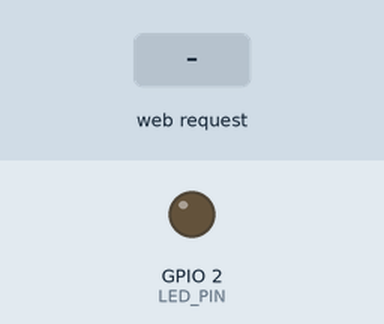
This sketch was run on a simulated ESP32. On the bench: output pins drawn as LEDs (lit = HIGH). Inputs (shaded band) come from the test bench. What the sketch prints to the serial monitor is not drawn.

Above: at 1.2 s.
1.3 s: HTTP request GET /set?value=1 received
At 2.4 s:
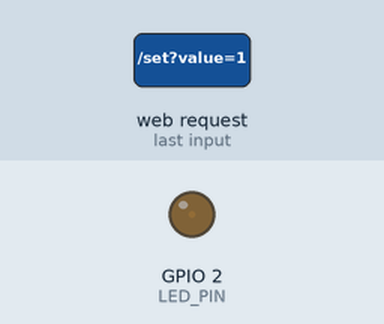
2.8 s: HTTP request GET /set?value=120 received
At 3.6 s:
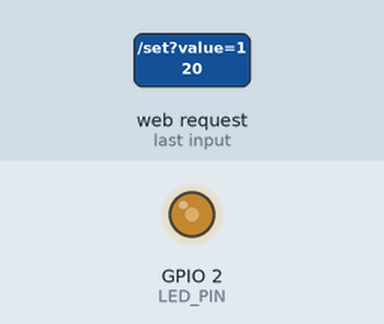
Timing chart, 0 to 5.8 s (numbered marks = the images above; inputs shaded):
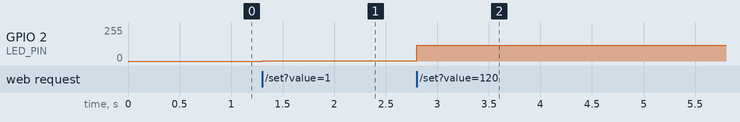

Measured:
- after the input at 1.3 s, GPIO 2 (LED_PIN): 0/255 → 1/255 at once
- after the input at 2.8 s, GPIO 2 (LED_PIN): 1/255 → 120/255 at once

The sketch:

ex07.ino
```cpp
// 作业5-ex07：Web网页端无极调光器
// 默认接线：LED -> GPIO2
// 烧录后连接 WiFi 热点 ESP32-Dimmer，浏览器打开 http://192.168.4.1

#include <WiFi.h>
#include <WebServer.h>

const char *AP_SSID = "ESP32-Dimmer";
const char *AP_PASSWORD = "12345678";

const int LED_PIN = 2;
const int PWM_CHANNEL = 0;
const int PWM_FREQ = 5000;
const int PWM_RESOLUTION = 8;

WebServer server(80);
int brightness = 0;

const char INDEX_HTML[] PROGMEM = R"rawliteral(
<!DOCTYPE html>
<html lang="zh-CN">
<head>
  <meta charset="UTF-8">
  <meta name="viewport" content="width=device-width, initial-scale=1.0">
  <title>ESP32 无极调光器</title>
  <style>
    body { margin: 0; min-height: 100vh; display: flex; align-items: center; justify-content: center; font-family: Arial, "Microsoft YaHei", sans-serif; background: #f5f7fb; color: #1f2937; }
    main { width: min(90vw, 420px); text-align: center; }
    h1 { font-size: 28px; margin-bottom: 24px; }
    input { width: 100%; }
    .value { margin-top: 18px; font-size: 44px; font-weight: 700; }
  </style>
</head>
<body>
  <main>
    <h1>ESP32 无极调光器</h1>
    <input id="slider" type="range" min="0" max="255" value="0">
    <div id="value" class="value">0</div>
  </main>
  <script>
    const slider = document.getElementById('slider');
    const value = document.getElementById('value');
    slider.addEventListener('input', () => {
      value.textContent = slider.value;
      fetch('/set?value=' + slider.value).catch(() => {});
    });
  </script>
</body>
</html>
)rawliteral";

void setupPwm() {
#if defined(ESP_ARDUINO_VERSION_MAJOR) && ESP_ARDUINO_VERSION_MAJOR >= 3
  ledcAttach(LED_PIN, PWM_FREQ, PWM_RESOLUTION);
#else
  ledcSetup(PWM_CHANNEL, PWM_FREQ, PWM_RESOLUTION);
  ledcAttachPin(LED_PIN, PWM_CHANNEL);
#endif
}

void writePwm(int value) {
#if defined(ESP_ARDUINO_VERSION_MAJOR) && ESP_ARDUINO_VERSION_MAJOR >= 3
  ledcWrite(LED_PIN, value);
#else
  ledcWrite(PWM_CHANNEL, value);
#endif
}

void handleRoot() {
  server.send_P(200, "text/html; charset=utf-8", INDEX_HTML);
}

void handleSetBrightness() {
  if (server.hasArg("value")) {
    brightness = constrain(server.arg("value").toInt(), 0, 255);
    writePwm(brightness);
  }
  server.send(200, "text/plain", String(brightness));
}

void setup() {
  Serial.begin(115200);
  setupPwm();
  writePwm(0);

  WiFi.softAP(AP_SSID, AP_PASSWORD);
  Serial.print("AP IP address: ");
  Serial.println(WiFi.softAPIP());

  server.on("/", handleRoot);
  server.on("/set", handleSetBrightness);
  server.begin();
}

void loop() {
  server.handleClient();
}
```
